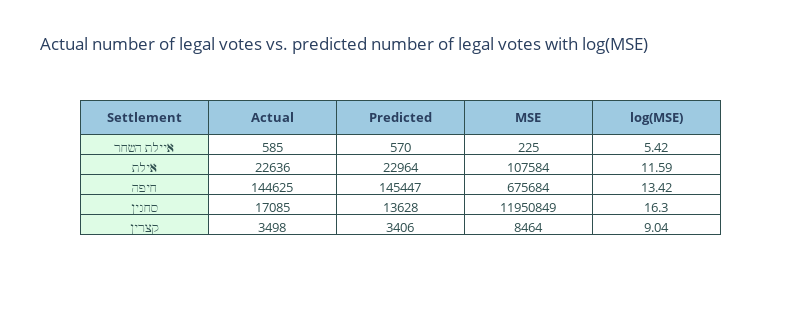

Notebook source saved alongside this figure:
### Markdown cell above
<br>
Now we'll display the results in a table; actual number of legal votes, predicted number with MSE and log(MSE).

### Code cell
#Create the table
fig = go.Figure(data=[go.Table(
    header=dict(values=['<b>Settlement</b>', '<b>Actual</b>', '<b>Predicted</b>', '<b>MSE</b>' ,'<b>log(MSE)</b>'],
                line_color='darkslategray', fill_color='rgb(158,202,225)',
                font=dict(size=13), align='center'),
    cells=dict(values=[rf_graph['Settlement'], rf_graph['Test'], rf_graph['Pred'], rf_graph['MSE'] ,rf_graph['logMSE']],
               line_color='darkslategray', fill_color = ['rgb(222,252,229)','white'],
               align = 'center', font = dict(color = 'darkslategray', size = 13) ))
])
fig.update_layout(width=800, height=315, title='Actual number of legal votes vs. predicted number of legal votes with log(MSE)')
fig.show()

### Figure 1 — Plotly figure (JSON) as saved in the notebook; plotly's stock layout.template omitted (floating-point values rounded to 4 significant figures)
{"data": [{"cells": {"align": "center", "fill": {"color": ["rgb(222,252,229)", "white"]}, "font": {"color": "darkslategray", "size": 13}, "line": {"color": "darkslategray"}, "values": [["איילת השחר", "אילת", "חיפה", "סחנין", "קצרין"], [585, 22636, 144625, 17085, 3498], [570, 22964, 145447, 13628, 3406], [225, 107584, 675684, 11950849, 8464], [5.42, 11.59, 13.42, 16.3, 9.04]]}, "header": {"align": "center", "fill": {"color": "rgb(158,202,225)"}, "font": {"size": 13}, "line": {"color": "darkslategray"}, "values": ["<b>Settlement</b>", "<b>Actual</b>", "<b>Predicted</b>", "<b>MSE</b>", "<b>log(MSE)</b>"]}, "type": "table"}], "layout": {"height": 315, "title": {"text": "Actual number of legal votes vs. predicted number of legal votes with log(MSE)"}, "width": 800}}
